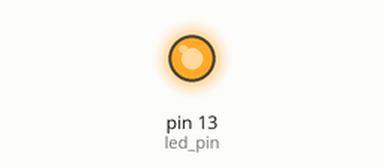
Recording of a sketch running on a simulated Arduino Uno, built with avr-gcc and run on an emulated ATmega328P. Parts: output pins drawn as LEDs (lit = HIGH).

Above: at 2.5 s.
At 7.5 s:
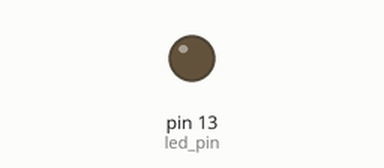
Timing chart, 0 to 13.0 s (numbered marks = the images above):
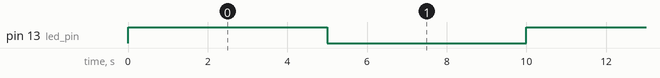

The sketch:

sketch_oct05d_Sleepy.ino
```cpp
#include <JeeLib.h> // Low power functions library

int led_pin = 13;

ISR(WDT_vect) { Sleepy::watchdogEvent(); } // Setup the watchdog

void setup() {
 pinMode(led_pin, OUTPUT);
}

void loop() {

 // Turn the LED on and sleep for 5 seconds
 digitalWrite(led_pin, HIGH);
 Sleepy::loseSomeTime(5000);

 // Turn the LED off and sleep for 5 seconds
 digitalWrite(led_pin, LOW);
 Sleepy::loseSomeTime(5000);
}
```

Measured:
- by itself, pin 13 (led_pin): alternates HIGH for 5.0 s and LOW for 5.0 s
